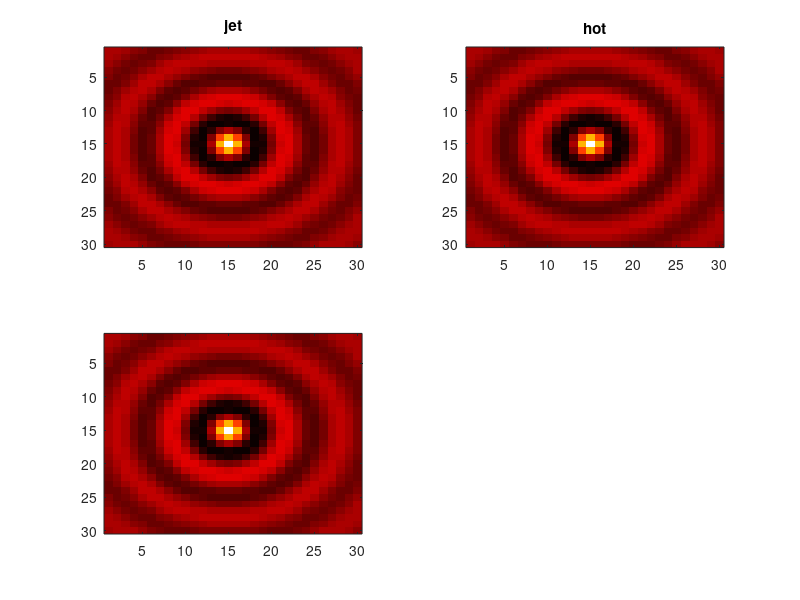

Write the MATLAB code that produced this figure. (Note: this script raises an error after producing the figure.)
% Colormaps — Compare different color palettes
% Use subplot + colormap() to display the same data
% with jet, hot, parula, and gray colormaps.
% Pull toolbox functions (signal, stats, graphics, io) into scope so we
% can call them by short name (fft, butter, plot, std, ...). Without this,
% we'd need fully qualified names like signal.transforms.fft(...).


clear
close all

% Sinc-like pattern
n = 30;
Z = zeros(n, n);
for i = 1:n
    for j = 1:n
        r = sqrt((i - n/2)^2 + (j - n/2)^2) + 1;
        Z(i,j) = sin(r) / r;
    end
end

figure

subplot(2, 2, 1)
imagesc(Z)
colormap('jet')
title('jet')

subplot(2, 2, 2)
imagesc(Z)
colormap('hot')
title('hot')

subplot(2, 2, 3)
imagesc(Z)
colormap('parula')
title('parula')

subplot(2, 2, 4)
imagesc(Z)
colormap('gray')
title('gray')
